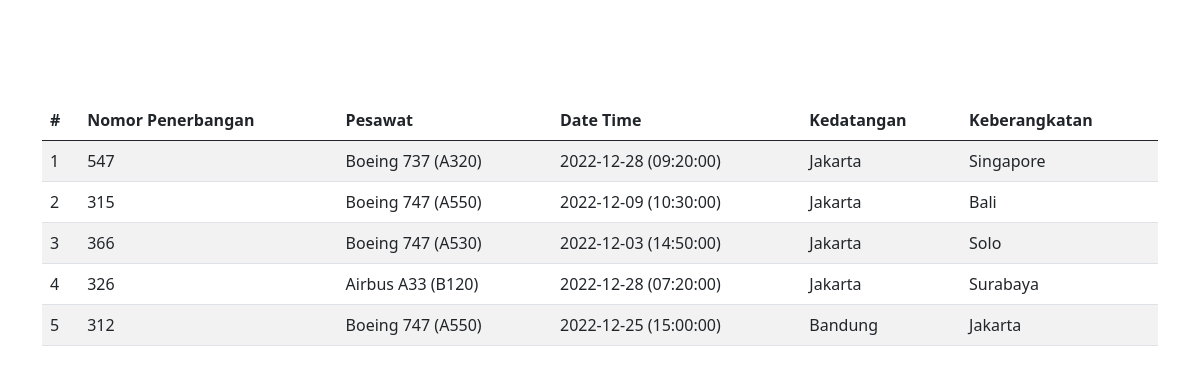
The page /tugasphp2/index.php on the database its author committed.
### tables this page shows
CREATE TABLE `flights` (
  `id` int(11) NOT NULL,
  `plane_id` int(11) NOT NULL,
  `flight_gates_id` int(11) NOT NULL,
  `flight_class_id` int(11) NOT NULL,
  `flight_number` varchar(5) NOT NULL,
  `arrival` varchar(50) NOT NULL,
  `departure` varchar(50) NOT NULL,
  `date_arrival` date NOT NULL,
  `time_arrival` time NOT NULL,
  `date_departure` date NOT NULL,
  `time_departure` time NOT NULL,
  `price` varchar(20) NOT NULL
);

CREATE TABLE `planes` (
  `id` int(11) NOT NULL,
  `code` varchar(5) NOT NULL,
  `type` varchar(10) NOT NULL,
  `capacity` varchar(3) NOT NULL
);

### tugasphp2/index.php (the view, shortened to what this page needs)
<!DOCTYPE html>
<html lang="en">
<head>
    <link href="https://cdn.jsdelivr.net/npm/bootstrap@5.0.2/dist/css/bootstrap.min.css" rel="stylesheet" />
</head>
<body>
    <div class="container" style="margin-top: 100px">
        <table class="table table-striped" id="table-flight" style="width:100%">
            <thead>
                <tr>
                <th scope="col">#</th>
                <th scope="col">Nomor Penerbangan</th>
                <th scope="col">Pesawat</th>
                <th scope="col">Date Time</th>
                <th scope="col">Kedatangan</th>
                <th scope="col">Keberangkatan</th>
                </tr>
            </thead>
            <tbody>
                <?php
                    include 'connection.php';
                    $query = 'SELECT flights.id AS flight_id,
                                        flight_number,
                                        planes.code AS plane_code,
                                        planes.type AS plane_type,
                                        date_departure,
                                        time_departure,
                                        arrival,
                                        departure
                                    FROM flights
                                JOIN planes ON flights.plane_id=planes.id';
                    $flightSchedule = mysqli_query($conn, $query);
                    while ( $row = mysqli_fetch_assoc($flightSchedule)) {
                        echo
                        "<tr>
                            <td>" . $row['flight_id'] . "</td>
                            <td>" . $row['flight_number'] . "</td>
                            <td>" . $row['plane_type'] . ' (' . $row['plane_code'] . ') ' . "</td>
                            <td>" . $row['date_departure'] . ' (' . $row['time_departure'] . ') ' . "</td>
                            <td>" . $row['arrival'] . "</td>
                            <td>" . $row['departure'] . "</td>
                        </tr>";
                    }
                ?>
            </tbody>
        </table>
    </div>
</body>
</html>

### rows shown on the page
flights: id "1", flight_number "547", plane.type "Boeing 737", plane.code "A320", date_departure "2022-12-28", time_departure "09:20:00", arrival "Jakarta", departure "Singapore"
flights: id "2", flight_number "315", plane.type "Boeing 747", plane.code "A550", date_departure "2022-12-09", time_departure "10:30:00", arrival "Jakarta", departure "Bali"
flights: id "3", flight_number "366", plane.type "Boeing 747", plane.code "A530", date_departure "2022-12-03", time_departure "14:50:00", arrival "Jakarta", departure "Solo"
flights: id "4", flight_number "326", plane.type "Airbus A33", plane.code "B120", date_departure "2022-12-28", time_departure "07:20:00", arrival "Jakarta", departure "Surabaya"
flights: id "5", flight_number "312", plane.type "Boeing 747", plane.code "A550", date_departure "2022-12-25", time_departure "15:00:00", arrival "Bandung", departure "Jakarta"
